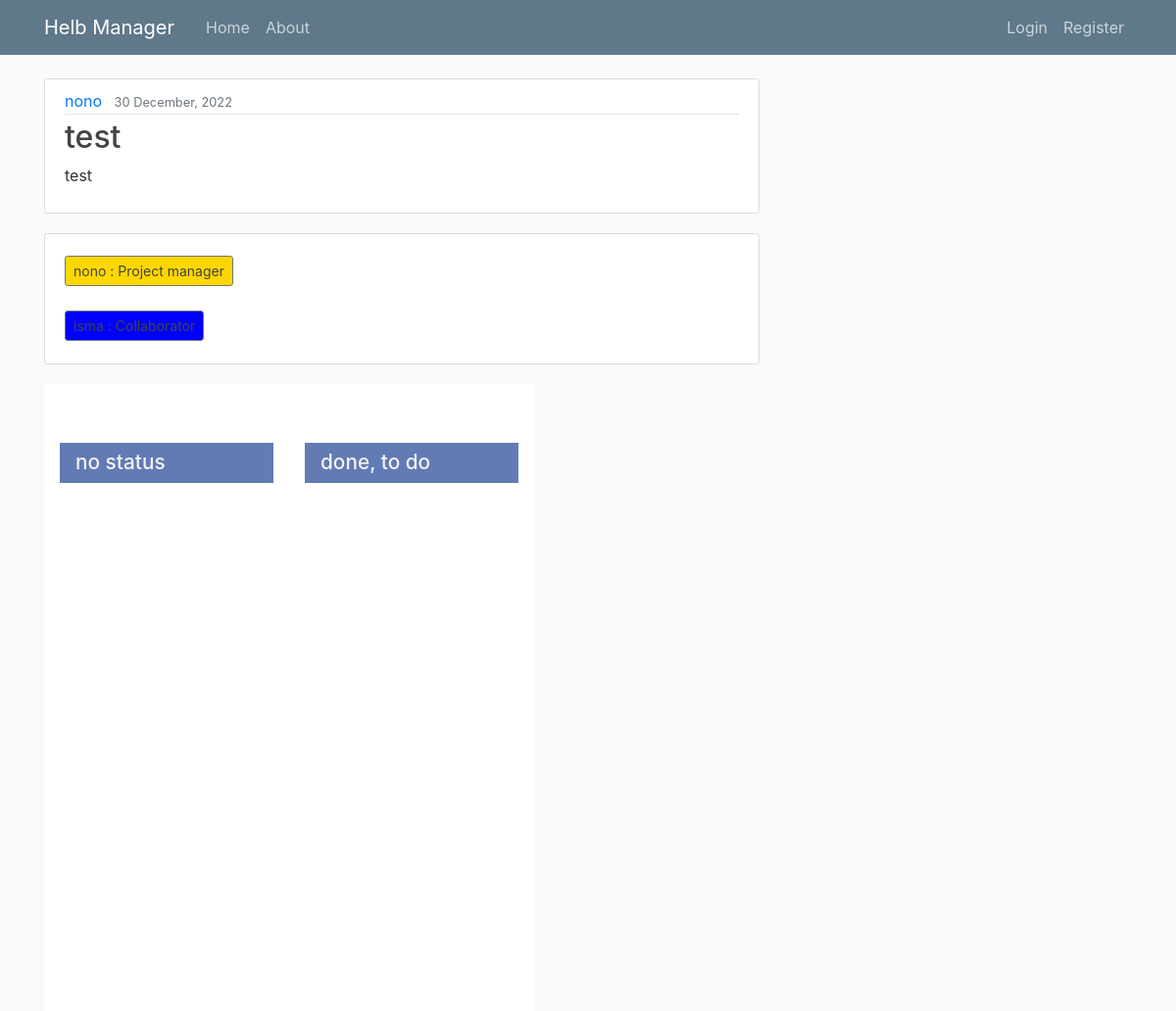
Page /project/9/ on the committed database.
### manager_app/models.py (models this page shows, shortened)
class Project(models.Model): #creation de la table projet dans la bd
    title = models.CharField(max_length=100) #titre de taille limité
    content = models.TextField()
    status = models.CharField(max_length=100)
    collaborators = models.CharField(max_length=100)
    date_posted = models.DateTimeField(default=timezone.now)
    author = models.ForeignKey(User, on_delete=models.CASCADE ) #user par defaut, une entree dans la table users

### manager_app/views.py (the view)
# urls.py: path('project/<int:pk>/', ProjectDetailView.as_view(), name = 'project-detail'),
class ProjectDetailView(DetailView):
    model = Project
    def get_context_data(self, **kwargs):
        tasks = Task.objects.all()
        project = self.get_object()
        users = User.objects.values()
        status = project.status
        tabStatus = []
        tabStatus.append('no status')
        tabStatus += status.split(";")
        collaborators = project.collaborators
        context = super().get_context_data(**kwargs)
        context['tabStatus'] = tabStatus
        tabCollaborators = []
        cpt = 0
        for u in users:
            name = users[cpt]['username']
            if collaborators.find(name) != -1:
                tabCollaborators.append(name)
            cpt=cpt+1 # pour parcourir tt ma table user
        tabCollaborators.append(project.author.username)
        context['tabCollaborators'] = tabCollaborators
        context['users'] = users
        context['tasks'] = tasks
        colors = ["red", "green", "blue", "orange", "purple", "pink", "gray", "brown", "gold", "silver"]
        collaborator_colors = {}
        for collaborator in tabCollaborators:
            color = random.sample(colors, 1)[0]
            collaborator_colors[collaborator] = color
            colors.remove(color)
        context['collaborator_colors'] = collaborator_colors
        return context

### manager_app/templates/manager_app/project_detail.html (shortened to what this page needs)
{% extends "manager_app/base.html" %}
{% load static %}
{% block content %}
<link rel="stylesheet" href="{% static 'manager_app/styleDragDrop.css' %}">
<article class="media content-section">
  <div class="media-body">
    <div class="article-metadata">
      <a class="mr-2" href="#">{{ object.author }}</a>
      <small class="text-muted">{{ object.date_posted|date:"d F, Y" }}</small>
    </div >
    <h2 class="article-title">{{ object.title }}</h2>
    <p class="article-content">{{ object.content }}</p>
  </div>
</article>
<article class="media content-section">
  <div>
    {% for collaborator, color in collaborator_colors.items %}
      {% if collaborator == object.author.username %}
        <h1><a class="btn btn-secondary btn-sm mt-1 mb-1" style="background-color: {{color}}"> {{ object.author }} : Project manager</a></h1>
      {% endif %}
    {% endfor %}
    {% for collaborator, color in collaborator_colors.items %}
      {% if collaborator != object.author.username %}
        <h1><a class="btn btn-secondary btn-sm mt-1 mb-1" style="background-color: {{color}}"> {{ collaborator }} : Collaborator</a></h1>
      {% endif %}
    {% endfor %}
  </div>
</article>
  <div class="todo-container">
    {% for status in tabStatus %}
    <div class="status">
      <div>
          <h1>{{ status }}</h1>
      </div>
    </div>
    {% endfor %}
  </div>
{% endblock content %}

### manager_app/static/manager_app/main.css (style rules this page uses)
body { background: #fafafa; color: #333333; margin-top: 5rem; }
h1, h2, h3, h4, h5, h6 { color: #444444; }
.content-section { background: #ffffff; padding: 10px 20px; border: 1px solid #dddddd; border-radius: 3px; margin-bottom: 20px; }
.article-title { color: #444444; }
.article-content { white-space: pre-line; }
.article-metadata { padding-bottom: 1px; margin-bottom: 4px; border-bottom: 1px solid #e3e3e3 }

### manager_app/static/manager_app/styleDragDrop.css (style rules this page uses)
.todo-container { width: 1000px; height: 80vh; display: flex; }
.status { width: 25%; background-color: #ffffff; position: relative; padding: 60px 1rem 0.5rem; }
.status:nth-child(even) { background-color: #ffffff; }
.status h1 { position: relative; top: 0; left: 0; background-color: #627bb4; color: #f3f3f3; margin: 0; width: 100%; padding: 0.5rem 1rem; font-size: 130%; }

### rows in the picture
Project: author "nono", date_posted "30 December, 2022", title "test", content "test", author "nono", tabStatus "done, to do"

### other values in the picture
{{ collaborator }} "isma"
{{ status }} "no status"
